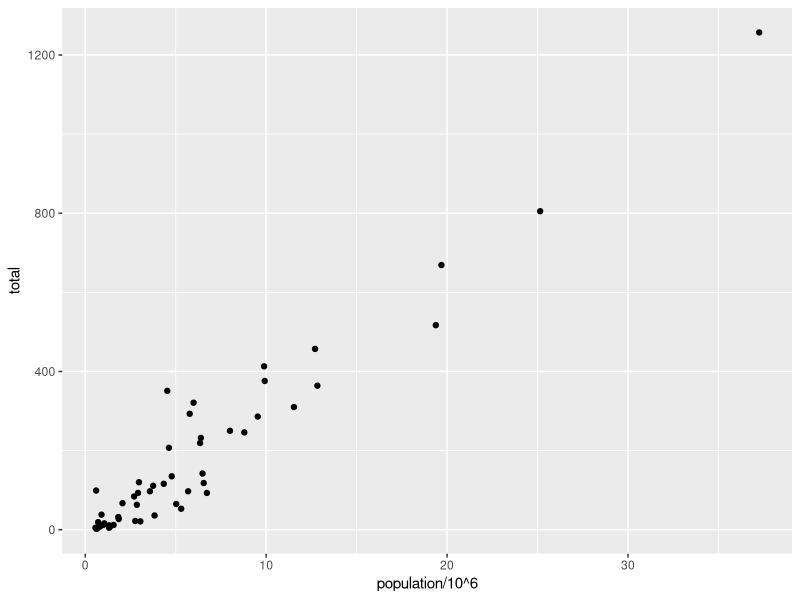
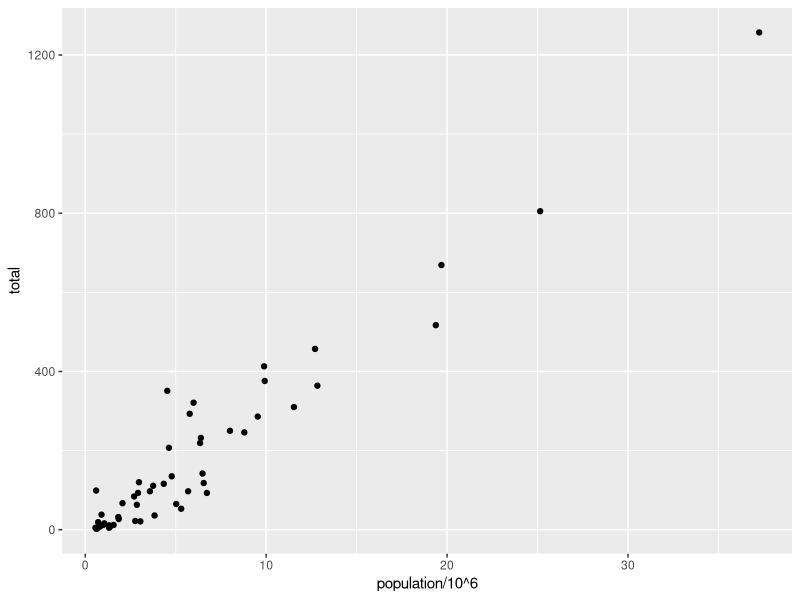
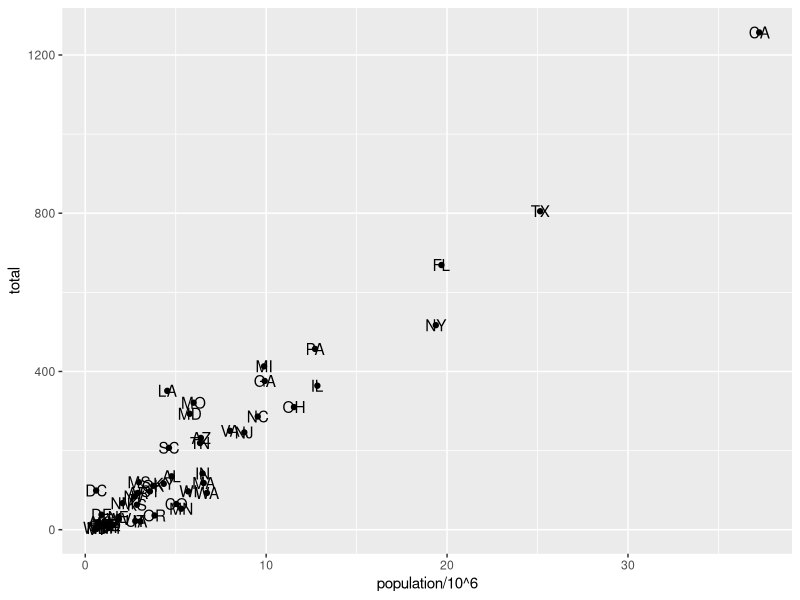
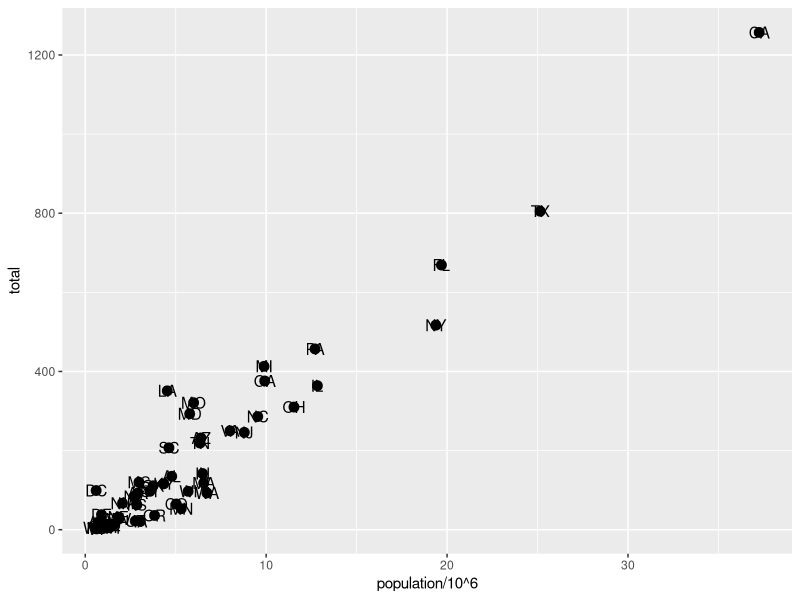
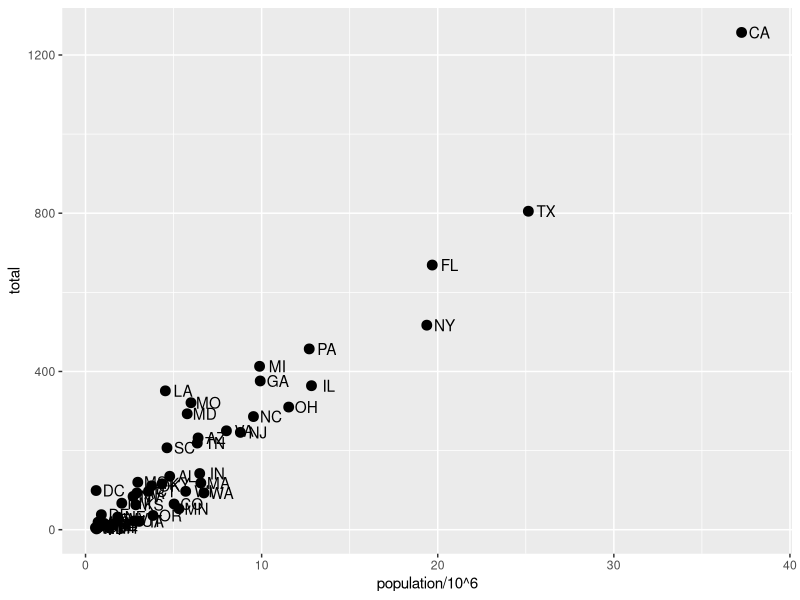
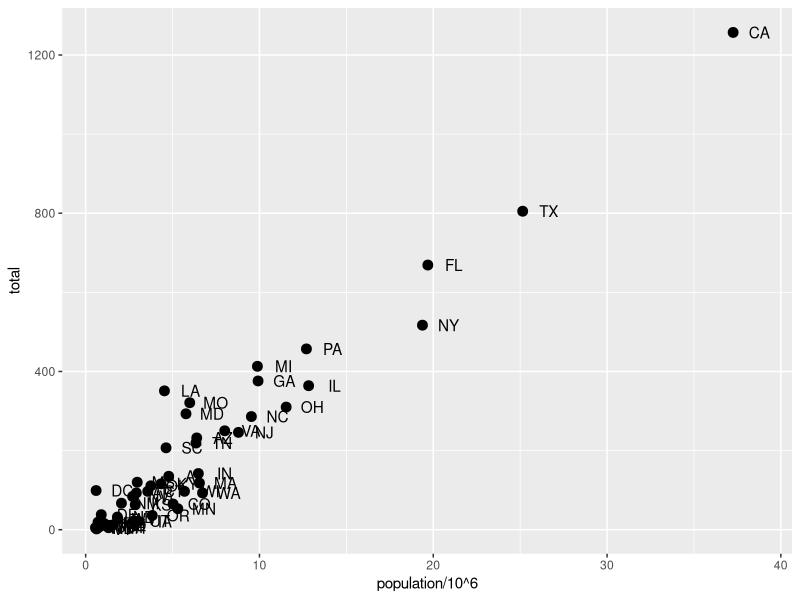
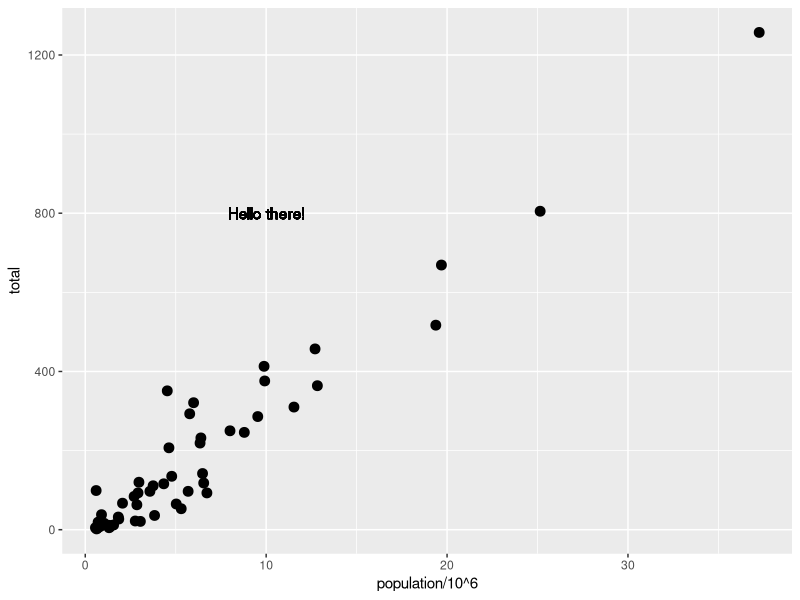

Write R code to recreate these figures, in order.
library(tidyverse)
library(dslabs)
data(murders)

murders %>% ggplot() +
  geom_point(aes(x = population/10^6, y = total))

# add points layer to predefined ggplot object
# typically the first layer is geometry layer
p <- ggplot(data = murders)
p + geom_point(aes(population/10^6, total))

# add text layer to scatterplot
p + geom_point(aes(population/10^6, total)) +
  geom_text(aes(population/10^6, total, label = abb))

# change the size of the points
p + geom_point(aes(population/10^6, total), size = 3) +
  geom_text(aes(population/10^6, total, label = abb))

# move text labels slightly to the right
p + geom_point(aes(population/10^6, total), size = 3) +
  geom_text(aes(population/10^6, total, label = abb), nudge_x = 1)

# simplify code by adding global aesthetic
p <- murders %>% ggplot(aes(population/10^6, total, label = abb))
p + geom_point(size = 3) +
  geom_text(nudge_x = 1.5)

# local aesthetics override global aesthetics
p + geom_point(size = 3) +
  geom_text(aes(x = 10, y = 800, label = "Hello there!"))
